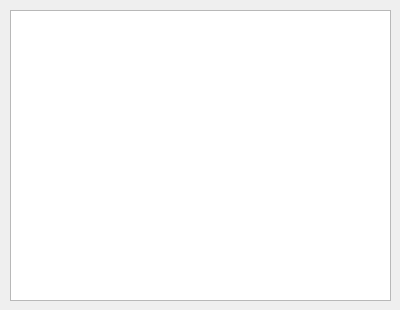
<?xml version="1.0" encoding="UTF-8"?>
<ui version="4.0">
 <class>guiDlg</class>
 <widget class="QWidget" name="guiDlg">
  <property name="geometry">
   <rect>
    <x>0</x>
    <y>0</y>
    <width>400</width>
    <height>310</height>
   </rect>
  </property>
  <property name="windowTitle">
   <string>GoToPoint</string>
  </property>
  <widget class="QTextEdit" name="texto">
   <property name="geometry">
    <rect>
     <x>10</x>
     <y>10</y>
     <width>381</width>
     <height>291</height>
    </rect>
   </property>
  </widget>
 </widget>
 <resources/>
 <connections/>
</ui>
